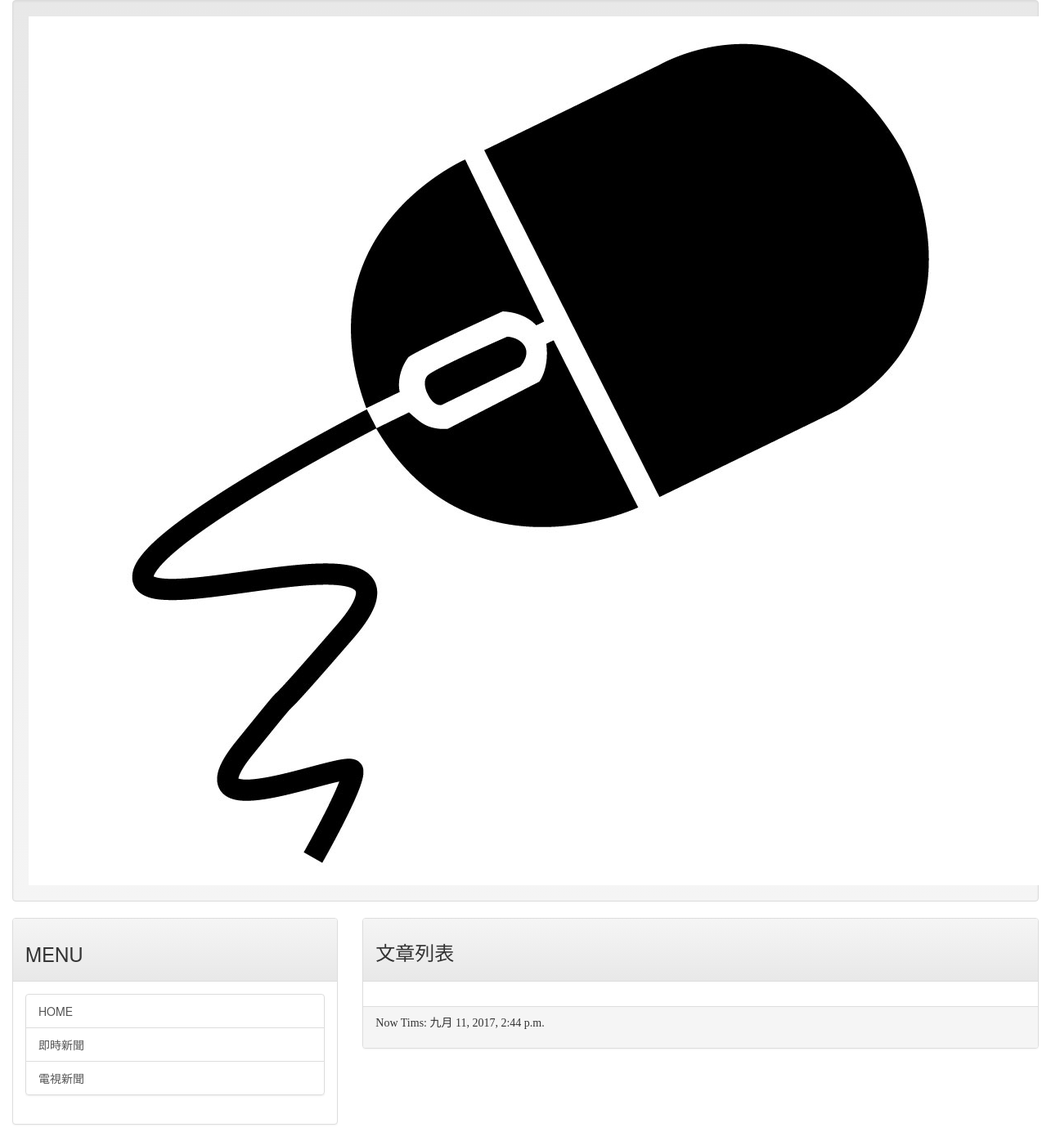
Before: / with the older database file.
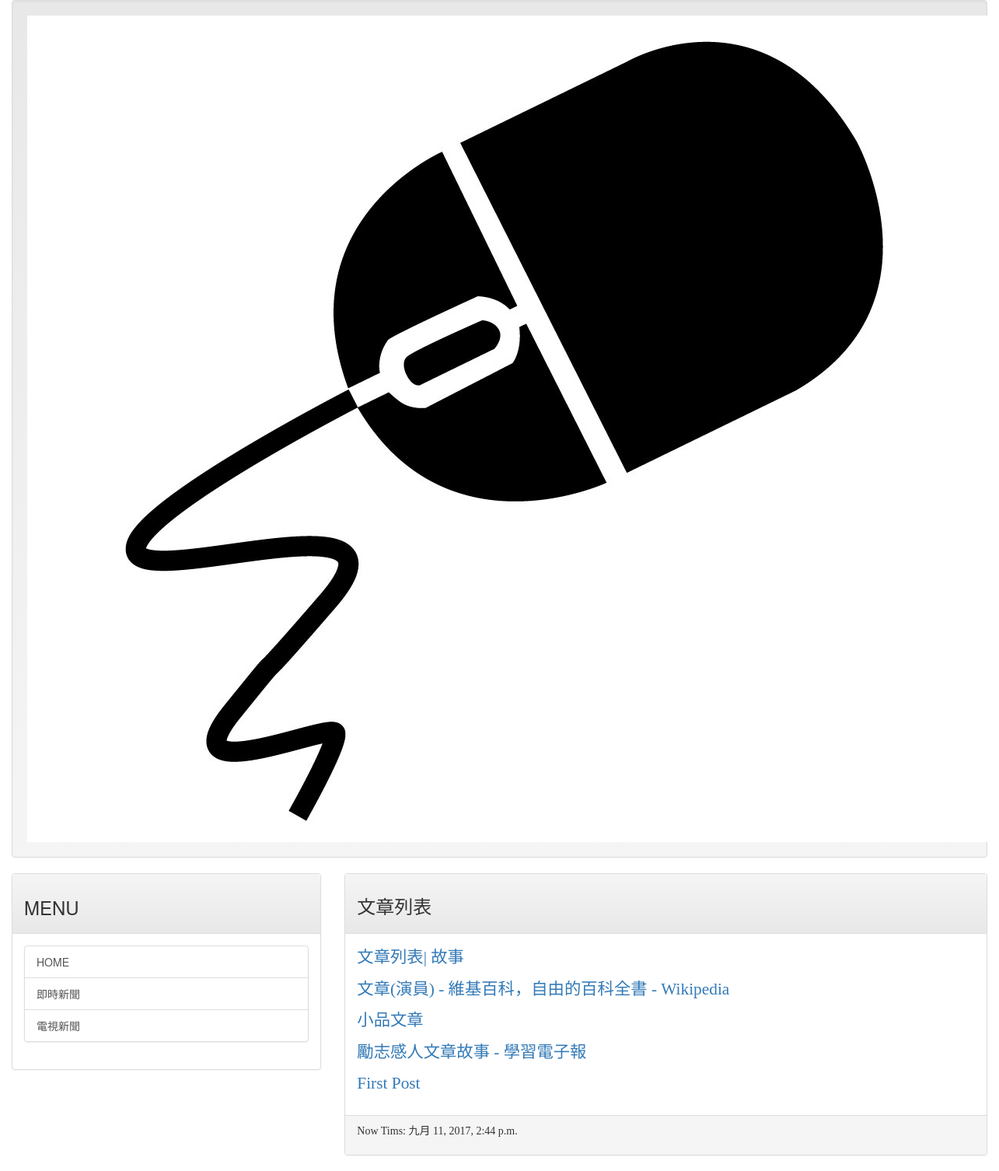
After: the same page with the newer database file.
### mainsite/models.py (models this page shows, shortened)
class Post(models.Model):
    title = models.CharField(max_length=200)
    slug = models.CharField(max_length=200)
    body = models.TextField()
    pub_date = models.DateTimeField(default=timezone.now)
    class Meta:
        ordering = ('-pub_date',)

### mainsite/views.py (the view)
# urls.py: url(r'^$', homepage),
def homepage(request):
    template = get_template('index.html')
    posts = Post.objects.all()
    now = datetime.now()
    html = template.render(locals())
    return HttpResponse(html)

### templates/index.html (shortened to what this page needs)
{% extends 'base.html' %}
{% block headmessage %}
    <h3 style='font-family:標楷體;'>文章列表</a>
{% endblock %}
{% block content %}
    {% for post in posts %}
	    <p style='font-family:微軟正黑體;font-size:16pt;font-weight=bold;'>
		    <a href='/post/{{post.slug}}'> {{post.title}} </a>
		</p>
	{% endfor %}
{% endblock %}

### templates/base.html (shortened to what this page needs)
<!DOCTYPE html>
<html>
<head>
    <link rel="stylesheet" href="https://maxcdn.bootstrapcdn.com/bootstrap/3.3.7/css/bootstrap.min.css">
    <link rel="stylesheet" href="https://maxcdn.bootstrapcdn.com/bootstrap/3.3.7/css/bootstrap-theme.min.css">
</head>
<body>
    <div class='container-fluid'>
        {% include 'header.html' %}
	    <div class='row'>
		    <div class='col-sm-4 col-md-4'>
			    <div class='panel panel-default'>
				    <div class='panel-heading'>
					    <h3> MENU
						</h3>
					</div>
					<div class='panel-body'>
					    <div class='list-group'>
						    <a href='/' class='list-group-item'>HOME</a>
							<a href='http://tar.so/news' class='list-group-item'>即時新聞</a>
							<a href='http://drho.tw/news' class='list-group-item'>電視新聞</a>
	                    </div>
		            </div>
				</div>
			</div>
			<div class='col-sm-8 col-md-8'>
			    <div class='panel panel-default'>
				    <div class='panel-heading'>
					    {% block headmessage %} {% endblock %}
                    </div>
                <div class='panel-body'>
                    {% block content %} {% endblock %}
                </div>
                <div class='panel-footer'>
                    {% include 'footer.html' %}
                </div>
			</div>
		</div>
    </div>
</body>
</html>

### templates/header.html
{% load static %}
<div class='well'>
	<img src='{% static "images/logo.jpg" %}' alt="This is Header part">
</div>

### templates/footer.html
{% block footer %}
    {% if now %}
	<p style='font-family:微軟正黑體;'>Now Tims: {{ now }}</p>
	{% else %}
	<p style='font-family:微軟正黑體;'>This is Footer</p>
	{% endif %}
{% endblock %}

Changed rows visible on the page:
added Post: title "文章列表| 故事"
added Post: title "文章(演員) - 維基百科，自由的百科全書 - Wikipedia"
added Post: title "小品文章"
added Post: title "勵志感人文章故事 - 學習電子報"
added Post: title "First Post"
